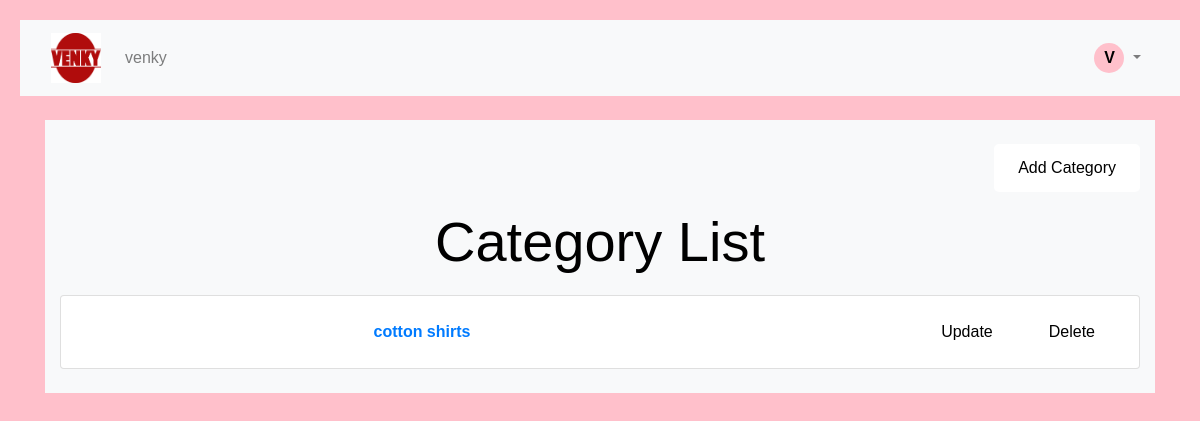
The page /category/ (signed in) on the database as committed earlier.
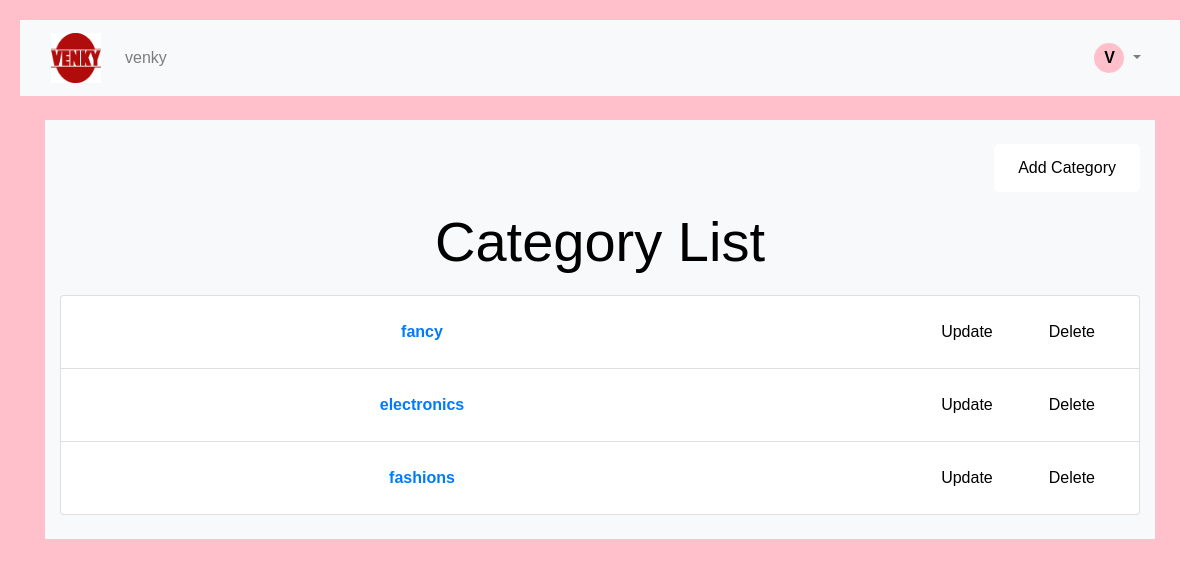
The same page on the database as committed later.
### Credentialsapp/models.py (models this page shows, shortened)
class Category(models.Model):
    name = models.CharField(max_length=100, unique=True)

### Credentialsapp/views.py (the view)
# urls.py: path('category/', views.category_list, name='category_list'),
@login_required
def category_list(request):
    categories = Category.objects.all()
    return render(request, 'category_list.html', {'categories': categories})

### Credentialsapp/templates/category_list.html (shortened to what this page needs)
{% extends 'base1.html' %}
{% block content %}
    <div class="container-fluid bg-light py-4">
        <div class="row">
            <div class="col-md-12 text-right mb-3">
                <a href="{% url 'add_category' %}" class="btn btn-primary">Add Category</a>
            </div>
        </div>
        <h1 class="display-4">Category List</h1>
        <div class="list-group">
            {% if categories %}
                {% for category in categories %}
                    <div class="list-group-item">
                        <div class="row align-items-center">
                            <div class="col-md-8">
                                <a href="{% url 'category_detail' category.id %}" class="font-weight-bold">{{ category.name }}</a>
                            </div>
                            <div class="col-md-4 d-flex justify-content-end">
                                <a href="{% url 'update_category' category.id %}" class="btn btn-sm btn-warning mr-2">Update</a>
                                <form method="post" action="{% url 'delete_category' category.id %}" style="display: inline;">
                                    <button type="submit" class="btn btn-sm btn-danger" onclick="return confirm('Are you sure you want to delete this category?');">Delete</button>
                                </form>
                            </div>
                        </div>
                    </div>
                {% endfor %}
            {% else %}
                <p>No categories found.</p>
            {% endif %}
        </div>
    </div>
{% endblock %}

Rows that differ between the two databases and show on the page:
removed Category: name "cotton shirts"
added Category: name "fancy"
added Category: name "electronics"
added Category: name "fashions"
